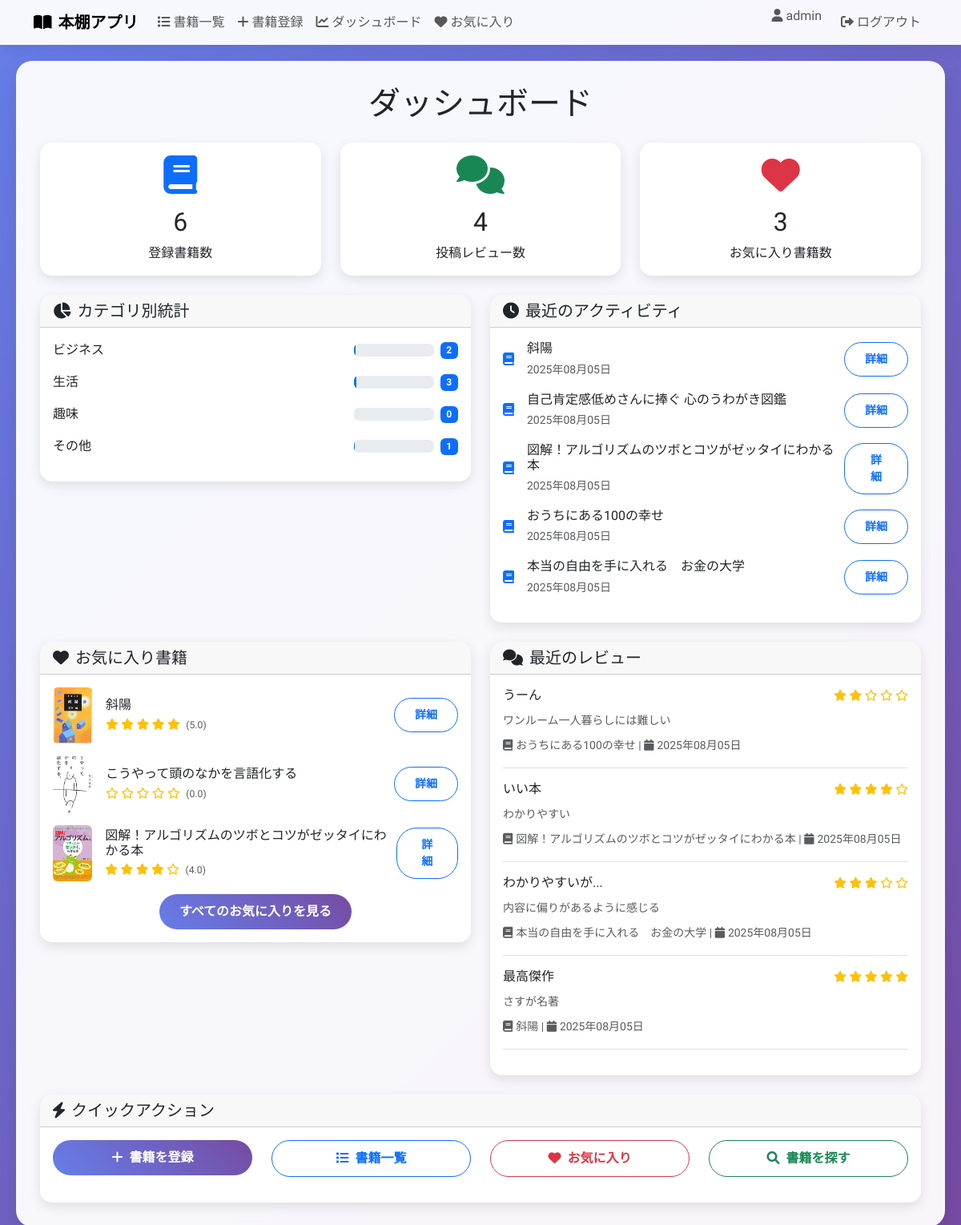
The page /dashboard/ (signed in) on the database its author committed.
### book/models.py (models this page shows, shortened)
class Shelf(models.Model):
    title = models.CharField(max_length=100)
    text = models.TextField()
    thumbnail = models.ImageField(null=True, blank=True)
    category = models.CharField(
        max_length=100,
        choices = CATEGORY,
        )
    user = models.ForeignKey("auth.User", on_delete=models.CASCADE)
    created_at = models.DateTimeField(default=timezone.now)
    updated_at = models.DateTimeField(auto_now=True)
    favorites = models.ManyToManyField(User, related_name='favorite_books', blank=True)
    def get_average_rating(self):
        return self.review_set.aggregate(Avg('rate'))['rate__avg'] or 0

class Review(models.Model):
    book = models.ForeignKey(Shelf, on_delete=models.CASCADE)
    title = models.CharField(max_length=100)
    text = models.TextField()
    rate = models.IntegerField(choices=RATE_CHOICES)
    user = models.ForeignKey('auth.User', on_delete=models.CASCADE)
    created_at = models.DateTimeField(default=timezone.now)
    class Meta:
        ordering = ['-created_at']

### book/views.py (the view)
# urls.py: path('dashboard/', views.DashboardView.as_view(), name='dashboard'),
class DashboardView(LoginRequiredMixin, generic.TemplateView):
    template_name = 'book/dashboard.html'
    def get_context_data(self, **kwargs):
        context = super().get_context_data(**kwargs)
        user = self.request.user
        context['total_books'] = Shelf.objects.filter(user=user).count()
        context['total_reviews'] = Review.objects.filter(user=user).count()
        context['favorite_books'] = user.favorite_books.all()[:5]
        context['recent_books'] = Shelf.objects.filter(user=user).order_by('-created_at')[:5]
        context['recent_reviews'] = Review.objects.filter(user=user).order_by('-created_at')[:5]
        category_stats = {}
        category_choices = Shelf._meta.get_field('category').choices
        for category_code, category_name in category_choices:
            count = Shelf.objects.filter(user=user, category=category_code).count()
            category_stats[category_name] = count
        context['category_stats'] = category_stats
        return context

### templates/book/dashboard.html (shortened to what this page needs)
{% extends 'base.html' %}
{% block h1 %}
  ダッシュボード
{% endblock %}
{% block content %}
  <div class="row">
    <div class="col-md-4 mb-4">
      <div class="card text-center">
        <div class="card-body">
          <i class="fas fa-book fa-3x text-primary mb-3"></i>
          <h2 class="card-title">{{ total_books }}</h2>
          <p class="card-text">登録書籍数</p>
        </div>
      </div>
    </div>
    <div class="col-md-4 mb-4">
      <div class="card text-center">
        <div class="card-body">
          <i class="fas fa-comments fa-3x text-success mb-3"></i>
          <h2 class="card-title">{{ total_reviews }}</h2>
          <p class="card-text">投稿レビュー数</p>
        </div>
      </div>
    </div>
    <div class="col-md-4 mb-4">
      <div class="card text-center">
        <div class="card-body">
          <i class="fas fa-heart fa-3x text-danger mb-3"></i>
          <h2 class="card-title">{{ favorite_books|length }}</h2>
          <p class="card-text">お気に入り書籍数</p>
        </div>
      </div>
    </div>
  </div>
  <div class="row">
    <div class="col-md-6 mb-4">
      <div class="card">
        <div class="card-header">
          <h5 class="mb-0"><i class="fas fa-chart-pie me-2"></i>カテゴリ別統計</h5>
        </div>
        <div class="card-body">
          {% for category_name, count in category_stats.items %}
            <div class="d-flex justify-content-between align-items-center mb-3">
              <span>{{ category_name }}</span>
              <div class="d-flex align-items-center">
                <div class="progress me-2" style="width: 100px;">
                  <div class="progress-bar" role="progressbar"
                       style="width: {% if total_books > 0 %}{{ count|floatformat:0 }}{% else %}0{% endif %}%">
                  </div>
                </div>
                <span class="badge bg-primary">{{ count }}</span>
              </div>
            </div>
          {% endfor %}
        </div>
      </div>
    </div>
    <div class="col-md-6 mb-4">
      <div class="card">
        <div class="card-header">
          <h5 class="mb-0"><i class="fas fa-clock me-2"></i>最近のアクティビティ</h5>
        </div>
        <div class="card-body">
          <div class="timeline">
            {% for book in recent_books %}
              <div class="d-flex align-items-center mb-3">
                <div class="me-3">
                  <i class="fas fa-book text-primary"></i>
                </div>
                <div class="flex-grow-1">
                  <h6 class="mb-1 book-title">{{ book.title }}</h6>
                  <small class="text-muted">{{ book.created_at|date:"Y年m月d日" }}</small>
                </div>
                <a href="{% url 'detail-book' book.id %}" class="btn btn-sm btn-outline-primary">
                  詳細
                </a>
              </div>
            {% endfor %}
          </div>
        </div>
      </div>
    </div>
  </div>
  <div class="row">
    <div class="col-md-6 mb-4">
      <div class="card">
        <div class="card-header">
          <h5 class="mb-0"><i class="fas fa-heart me-2"></i>お気に入り書籍</h5>
        </div>
        <div class="card-body">
          {% if favorite_books %}
            {% for book in favorite_books %}
              <div class="d-flex align-items-center mb-3">
                {% if book.thumbnail %}
                  <img src="{{ book.thumbnail.url }}" class="rounded me-3" style="width: 50px; height: 70px; object-fit: cover;">
                {% else %}
                  <div class="bg-light rounded me-3 d-flex align-items-center justify-content-center" style="width: 50px; height: 70px;">
                    <i class="fas fa-book text-muted"></i>
                  </div>
                {% endif %}
                <div class="flex-grow-1">
                  <h6 class="mb-1 book-title">{{ book.title }}</h6>
                  <div class="rating-stars small">
                    {% for i in "12345" %}
                      {% if forloop.counter <= book.get_average_rating %}
                        <i class="fas fa-star"></i>
                      {% else %}
                        <i class="far fa-star"></i>
                      {% endif %}
                    {% endfor %}
                    <small class="text-muted ms-1">({{ book.get_average_rating|floatformat:1 }})</small>
                  </div>
                </div>
                <a href="{% url 'detail-book' book.id %}" class="btn btn-sm btn-outline-primary">
                  詳細
                </a>
              </div>
            {% endfor %}
            <div class="text-center mt-3">
              <a href="{% url 'favorite-books' %}" class="btn btn-primary">
                すべてのお気に入りを見る
              </a>
            </div>
          {% endif %}
        </div>
      </div>
    </div>
    <div class="col-md-6 mb-4">
      <div class="card">
        <div class="card-header">
          <h5 class="mb-0"><i class="fas fa-comments me-2"></i>最近のレビュー</h5>
        </div>
        <div class="card-body">
          {% if recent_reviews %}
            {% for review in recent_reviews %}
              <div class="border-bottom pb-3 mb-3">
                <div class="d-flex justify-content-between align-items-start mb-2">
                  <h6 class="mb-1">{{ review.title }}</h6>
                  <div class="rating-stars small">
                    {% for i in "12345" %}
                      {% if forloop.counter <= review.rate %}
                        <i class="fas fa-star"></i>
                      {% else %}
                        <i class="far fa-star"></i>
                      {% endif %}
                    {% endfor %}
                  </div>
                </div>
                <p class="text-muted small mb-2">{{ review.text|truncatechars:100 }}</p>
                <small class="text-muted">
                  <i class="fas fa-book me-1"></i>{{ review.book.title }} |
                  <i class="fas fa-calendar me-1"></i>{{ review.created_at|date:"Y年m月d日" }}
                </small>
              </div>
            {% endfor %}
          {% else %}
            <div class="text-center py-4">
              <i class="fas fa-comment-slash fa-3x text-muted mb-3"></i>
              <h6 class="text-muted">レビューがありません</h6>
              <p class="text-muted">書籍にレビューを投稿してみましょう</p>
            </div>
          {% endif %}
        </div>
      </div>
    </div>
  </div>
  <div class="row">
    <div class="col-12">
      <div class="card">
        <div class="card-header">
          <h5 class="mb-0"><i class="fas fa-bolt me-2"></i>クイックアクション</h5>
        </div>
        <div class="card-body">
          <div class="row">
            <div class="col-md-3 mb-3">
              <a href="{% url 'create-book' %}" class="btn btn-primary w-100">
                <i class="fas fa-plus me-2"></i>書籍を登録
              </a>
            </div>
            <div class="col-md-3 mb-3">
              <a href="{% url 'list-book' %}" class="btn btn-outline-primary w-100">
                <i class="fas fa-list me-2"></i>書籍一覧
              </a>
            </div>
            <div class="col-md-3 mb-3">
              <a href="{% url 'favorite-books' %}" class="btn btn-outline-danger w-100">
                <i class="fas fa-heart me-2"></i>お気に入り
              </a>
            </div>
            <div class="col-md-3 mb-3">
              <a href="{% url 'list-book' %}" class="btn btn-outline-success w-100">
                <i class="fas fa-search me-2"></i>書籍を探す
              </a>
            </div>
          </div>
        </div>
      </div>
    </div>
  </div>
{% endblock %}

### templates/base.html (shortened to what this page needs)
<!DOCTYPE html>
<html lang="ja">
  <head>
    <link href="https://cdn.jsdelivr.net/npm/bootstrap@5.3.0/dist/css/bootstrap.min.css" rel="stylesheet" />
    <link href="https://cdnjs.cloudflare.com/ajax/libs/font-awesome/6.0.0/css/all.min.css" rel="stylesheet" />
  </head>
  <body>
    <nav class="navbar navbar-expand-lg navbar-light sticky-top">
      <div class="container">
        <a class="navbar-brand fw-bold" href="{% url 'list-book' %}">
          <i class="fas fa-book-open me-2"></i>本棚アプリ
        </a>
        <div class="collapse navbar-collapse" id="navbarNav">
          <ul class="navbar-nav me-auto">
            <li class="nav-item">
              <a class="nav-link" href="{% url 'list-book' %}">
                <i class="fas fa-list me-1"></i>書籍一覧
              </a>
            </li>
            {% if user.is_authenticated %}
              <li class="nav-item">
                <a class="nav-link" href="{% url 'create-book' %}">
                  <i class="fas fa-plus me-1"></i>書籍登録
                </a>
              </li>
              <li class="nav-item">
                <a class="nav-link" href="{% url 'dashboard' %}">
                  <i class="fas fa-chart-line me-1"></i>ダッシュボード
                </a>
              </li>
              <li class="nav-item">
                <a class="nav-link" href="{% url 'favorite-books' %}">
                  <i class="fas fa-heart me-1"></i>お気に入り
                </a>
              </li>
            {% endif %}
          </ul>
          <ul class="navbar-nav">
            {% if user.is_authenticated %}
              <li class="nav-item">
                <span class="navbar-text me-3">
                  <i class="fas fa-user me-1"></i>{{ user }}
                </span>
              </li>
              <li class="nav-item">
                <a class="nav-link" href="{% url 'logout' %}">
                  <i class="fas fa-sign-out-alt me-1"></i>ログアウト
                </a>
              </li>
            {% endif %}
          </ul>
        </div>
      </div>
    </nav>
    <div class="main-content">
      <h1 class="text-center mb-4">
        {% block h1 %}
        {% endblock %}
      </h1>
      {% block content %}
      {% endblock %}
    </div>
  </body>
</html>

### templates/base.html (style rules this page uses)
body { font-family: 'Zen Kaku Gothic New', sans-serif; background: linear-gradient(135deg, #667eea 0%, #764ba2 100%); min-height: 100vh; }
.book-title { font-family: 'Dela Gothic One', sans-serif; }
.navbar { background: rgba(255, 255, 255, 0.95) !important; backdrop-filter: blur(10px); box-shadow: 0 2px 20px rgba(0,0,0,0.1); }
.main-content { background: rgba(255, 255, 255, 0.95); border-radius: 20px; box-shadow: 0 10px 30px rgba(0,0,0,0.1); margin: 20px; padding: 30px; backdrop-filter: blur(10px); }
.card { border: none; border-radius: 15px; box-shadow: 0 5px 15px rgba(0,0,0,0.1); transition: transform 0.3s ease, box-shadow 0.3s ease; overflow: hidden; }
.btn { border-radius: 25px; padding: 10px 25px; font-weight: 600; transition: all 0.3s ease; }
.btn-primary { background: linear-gradient(45deg, #667eea, #764ba2); border: none; }
.rating-stars { color: #ffc107; }

### rows shown on the page
Shelf: title "斜陽", created_at "2025年08月05日", thumbnail (picture), get_average_rating "5.0"
Shelf: title "自己肯定感低めさんに捧ぐ 心のうわがき図鑑", created_at "2025年08月05日"
Shelf: title "図解！アルゴリズムのツボとコツがゼッタイにわかる本", created_at "2025年08月05日", thumbnail (picture), get_average_rating "4.0"
Shelf: title "おうちにある100の幸せ", created_at "2025年08月05日"
Shelf: title "本当の自由を手に入れる お金の大学", created_at "2025年08月05日"
Shelf: thumbnail (picture), title "こうやって頭のなかを言語化する", get_average_rating "0.0"
Review: title "うーん", rate 2 (drawn), text "ワンルーム一人暮らしには難しい", book "おうちにある100の幸せ", created_at "2025年08月05日"
Review: title "いい本", rate 4 (drawn), text "わかりやすい", book "図解！アルゴリズムのツボとコツがゼッタイにわかる本", created_at "2025年08月05日"
Review: title "わかりやすいが...", rate 3 (drawn), text "内容に偏りがあるように感じる", book "本当の自由を手に入れる お金の大学", created_at "2025年08月05日"
Review: title "最高傑作", rate 5 (drawn), text "さすが名著", book "斜陽", created_at "2025年08月05日"

### other values the page prints
{{ user }} "admin"
{{ total_books }} "6"
{{ total_reviews }} "4"
{{ favorite_books|length }} "3"
{{ category_name }} "ビジネス" "生活" "趣味" "その他"
{{ count }} "2" "3" "0" "1"
